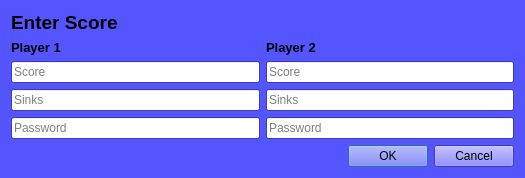
<?xml version="1.0" encoding="UTF-8"?>
<ui version="4.0">
 <class>Dialog</class>
 <widget class="QDialog" name="Dialog">
  <property name="geometry">
   <rect>
    <x>0</x>
    <y>0</y>
    <width>525</width>
    <height>170</height>
   </rect>
  </property>
  <property name="palette">
   <palette>
    <active>
     <colorrole role="WindowText">
      <brush brushstyle="SolidPattern">
       <color alpha="255">
        <red>0</red>
        <green>0</green>
        <blue>0</blue>
       </color>
      </brush>
     </colorrole>
     <colorrole role="Button">
      <brush brushstyle="SolidPattern">
       <color alpha="255">
        <red>85</red>
        <green>85</green>
        <blue>255</blue>
       </color>
      </brush>
     </colorrole>
     <colorrole role="Light">
      <brush brushstyle="SolidPattern">
       <color alpha="255">
        <red>213</red>
        <green>213</green>
        <blue>255</blue>
       </color>
      </brush>
     </colorrole>
     <colorrole role="Midlight">
      <brush brushstyle="SolidPattern">
       <color alpha="255">
        <red>149</red>
        <green>149</green>
        <blue>255</blue>
       </color>
      </brush>
     </colorrole>
     <colorrole role="Dark">
      <brush brushstyle="SolidPattern">
       <color alpha="255">
        <red>42</red>
        <green>42</green>
        <blue>127</blue>
       </color>
      </brush>
     </colorrole>
     <colorrole role="Mid">
      <brush brushstyle="SolidPattern">
       <color alpha="255">
        <red>56</red>
        <green>56</green>
        <blue>170</blue>
       </color>
      </brush>
     </colorrole>
     <colorrole role="Text">
      <brush brushstyle="SolidPattern">
       <color alpha="255">
        <red>0</red>
        <green>0</green>
        <blue>0</blue>
       </color>
      </brush>
     </colorrole>
     <colorrole role="BrightText">
      <brush brushstyle="SolidPattern">
       <color alpha="255">
        <red>255</red>
        <green>255</green>
        <blue>255</blue>
       </color>
      </brush>
     </colorrole>
     <colorrole role="ButtonText">
      <brush brushstyle="SolidPattern">
       <color alpha="255">
        <red>0</red>
        <green>0</green>
        <blue>0</blue>
       </color>
      </brush>
     </colorrole>
     <colorrole role="Base">
      <brush brushstyle="SolidPattern">
       <color alpha="255">
        <red>255</red>
        <green>255</green>
        <blue>255</blue>
       </color>
      </brush>
     </colorrole>
     <colorrole role="Window">
      <brush brushstyle="SolidPattern">
       <color alpha="255">
        <red>85</red>
        <green>85</green>
        <blue>255</blue>
       </color>
      </brush>
     </colorrole>
     <colorrole role="Shadow">
      <brush brushstyle="SolidPattern">
       <color alpha="255">
        <red>0</red>
        <green>0</green>
        <blue>0</blue>
       </color>
      </brush>
     </colorrole>
     <colorrole role="AlternateBase">
      <brush brushstyle="SolidPattern">
       <color alpha="255">
        <red>170</red>
        <green>170</green>
        <blue>255</blue>
       </color>
      </brush>
     </colorrole>
     <colorrole role="ToolTipBase">
      <brush brushstyle="SolidPattern">
       <color alpha="255">
        <red>255</red>
        <green>255</green>
        <blue>220</blue>
       </color>
      </brush>
     </colorrole>
     <colorrole role="ToolTipText">
      <brush brushstyle="SolidPattern">
       <color alpha="255">
        <red>0</red>
        <green>0</green>
        <blue>0</blue>
       </color>
      </brush>
     </colorrole>
    </active>
    <inactive>
     <colorrole role="WindowText">
      <brush brushstyle="SolidPattern">
       <color alpha="255">
        <red>0</red>
        <green>0</green>
        <blue>0</blue>
       </color>
      </brush>
     </colorrole>
     <colorrole role="Button">
      <brush brushstyle="SolidPattern">
       <color alpha="255">
        <red>85</red>
        <green>85</green>
        <blue>255</blue>
       </color>
      </brush>
     </colorrole>
     <colorrole role="Light">
      <brush brushstyle="SolidPattern">
       <color alpha="255">
        <red>213</red>
        <green>213</green>
        <blue>255</blue>
       </color>
      </brush>
     </colorrole>
     <colorrole role="Midlight">
      <brush brushstyle="SolidPattern">
       <color alpha="255">
        <red>149</red>
        <green>149</green>
        <blue>255</blue>
       </color>
      </brush>
     </colorrole>
     <colorrole role="Dark">
      <brush brushstyle="SolidPattern">
       <color alpha="255">
        <red>42</red>
        <green>42</green>
        <blue>127</blue>
       </color>
      </brush>
     </colorrole>
     <colorrole role="Mid">
      <brush brushstyle="SolidPattern">
       <color alpha="255">
        <red>56</red>
        <green>56</green>
        <blue>170</blue>
       </color>
      </brush>
     </colorrole>
     <colorrole role="Text">
      <brush brushstyle="SolidPattern">
       <color alpha="255">
        <red>0</red>
        <green>0</green>
        <blue>0</blue>
       </color>
      </brush>
     </colorrole>
     <colorrole role="BrightText">
      <brush brushstyle="SolidPattern">
       <color alpha="255">
        <red>255</red>
        <green>255</green>
        <blue>255</blue>
       </color>
      </brush>
     </colorrole>
     <colorrole role="ButtonText">
      <brush brushstyle="SolidPattern">
       <color alpha="255">
        <red>0</red>
        <green>0</green>
        <blue>0</blue>
       </color>
      </brush>
     </colorrole>
     <colorrole role="Base">
      <brush brushstyle="SolidPattern">
       <color alpha="255">
        <red>255</red>
        <green>255</green>
        <blue>255</blue>
       </color>
      </brush>
     </colorrole>
     <colorrole role="Window">
      <brush brushstyle="SolidPattern">
       <color alpha="255">
        <red>85</red>
        <green>85</green>
        <blue>255</blue>
       </color>
      </brush>
     </colorrole>
     <colorrole role="Shadow">
      <brush brushstyle="SolidPattern">
       <color alpha="255">
        <red>0</red>
        <green>0</green>
        <blue>0</blue>
       </color>
      </brush>
     </colorrole>
     <colorrole role="AlternateBase">
      <brush brushstyle="SolidPattern">
       <color alpha="255">
        <red>170</red>
        <green>170</green>
        <blue>255</blue>
       </color>
      </brush>
     </colorrole>
     <colorrole role="ToolTipBase">
      <brush brushstyle="SolidPattern">
       <color alpha="255">
        <red>255</red>
        <green>255</green>
        <blue>220</blue>
       </color>
      </brush>
     </colorrole>
     <colorrole role="ToolTipText">
      <brush brushstyle="SolidPattern">
       <color alpha="255">
        <red>0</red>
        <green>0</green>
        <blue>0</blue>
       </color>
      </brush>
     </colorrole>
    </inactive>
    <disabled>
     <colorrole role="WindowText">
      <brush brushstyle="SolidPattern">
       <color alpha="255">
        <red>42</red>
        <green>42</green>
        <blue>127</blue>
       </color>
      </brush>
     </colorrole>
     <colorrole role="Button">
      <brush brushstyle="SolidPattern">
       <color alpha="255">
        <red>85</red>
        <green>85</green>
        <blue>255</blue>
       </color>
      </brush>
     </colorrole>
     <colorrole role="Light">
      <brush brushstyle="SolidPattern">
       <color alpha="255">
        <red>213</red>
        <green>213</green>
        <blue>255</blue>
       </color>
      </brush>
     </colorrole>
     <colorrole role="Midlight">
      <brush brushstyle="SolidPattern">
       <color alpha="255">
        <red>149</red>
        <green>149</green>
        <blue>255</blue>
       </color>
      </brush>
     </colorrole>
     <colorrole role="Dark">
      <brush brushstyle="SolidPattern">
       <color alpha="255">
        <red>42</red>
        <green>42</green>
        <blue>127</blue>
       </color>
      </brush>
     </colorrole>
     <colorrole role="Mid">
      <brush brushstyle="SolidPattern">
       <color alpha="255">
        <red>56</red>
        <green>56</green>
        <blue>170</blue>
       </color>
      </brush>
     </colorrole>
     <colorrole role="Text">
      <brush brushstyle="SolidPattern">
       <color alpha="255">
        <red>42</red>
        <green>42</green>
        <blue>127</blue>
       </color>
      </brush>
     </colorrole>
     <colorrole role="BrightText">
      <brush brushstyle="SolidPattern">
       <color alpha="255">
        <red>255</red>
        <green>255</green>
        <blue>255</blue>
       </color>
      </brush>
     </colorrole>
     <colorrole role="ButtonText">
      <brush brushstyle="SolidPattern">
       <color alpha="255">
        <red>42</red>
        <green>42</green>
        <blue>127</blue>
       </color>
      </brush>
     </colorrole>
     <colorrole role="Base">
      <brush brushstyle="SolidPattern">
       <color alpha="255">
        <red>85</red>
        <green>85</green>
        <blue>255</blue>
       </color>
      </brush>
     </colorrole>
     <colorrole role="Window">
      <brush brushstyle="SolidPattern">
       <color alpha="255">
        <red>85</red>
        <green>85</green>
        <blue>255</blue>
       </color>
      </brush>
     </colorrole>
     <colorrole role="Shadow">
      <brush brushstyle="SolidPattern">
       <color alpha="255">
        <red>0</red>
        <green>0</green>
        <blue>0</blue>
       </color>
      </brush>
     </colorrole>
     <colorrole role="AlternateBase">
      <brush brushstyle="SolidPattern">
       <color alpha="255">
        <red>85</red>
        <green>85</green>
        <blue>255</blue>
       </color>
      </brush>
     </colorrole>
     <colorrole role="ToolTipBase">
      <brush brushstyle="SolidPattern">
       <color alpha="255">
        <red>255</red>
        <green>255</green>
        <blue>220</blue>
       </color>
      </brush>
     </colorrole>
     <colorrole role="ToolTipText">
      <brush brushstyle="SolidPattern">
       <color alpha="255">
        <red>0</red>
        <green>0</green>
        <blue>0</blue>
       </color>
      </brush>
     </colorrole>
    </disabled>
   </palette>
  </property>
  <property name="windowTitle">
   <string>Enter Score</string>
  </property>
  <property name="windowIcon">
   <iconset>
    <normaloff>SAMCrest.bmp</normaloff>SAMCrest.bmp</iconset>
  </property>
  <layout class="QGridLayout" name="gridLayout">
   <item row="2" column="1">
    <widget class="QLineEdit" name="NameEntryBox_6">
     <property name="placeholderText">
      <string>Score</string>
     </property>
    </widget>
   </item>
   <item row="3" column="0">
    <widget class="QLineEdit" name="NameEntryBox_2">
     <property name="placeholderText">
      <string>Sinks</string>
     </property>
    </widget>
   </item>
   <item row="4" column="0">
    <widget class="QLineEdit" name="NameEntryBox_3">
     <property name="text">
      <string/>
     </property>
     <property name="placeholderText">
      <string>Password</string>
     </property>
    </widget>
   </item>
   <item row="1" column="1">
    <widget class="QLabel" name="PasswordRemind_8">
     <property name="font">
      <font>
       <pointsize>10</pointsize>
       <weight>75</weight>
       <bold>true</bold>
      </font>
     </property>
     <property name="text">
      <string>Player 2</string>
     </property>
    </widget>
   </item>
   <item row="1" column="0">
    <widget class="QLabel" name="PasswordRemind">
     <property name="font">
      <font>
       <pointsize>10</pointsize>
       <weight>75</weight>
       <bold>true</bold>
      </font>
     </property>
     <property name="text">
      <string>Player 1</string>
     </property>
    </widget>
   </item>
   <item row="3" column="1">
    <widget class="QLineEdit" name="NameEntryBox_5">
     <property name="placeholderText">
      <string>Sinks</string>
     </property>
    </widget>
   </item>
   <item row="4" column="1">
    <widget class="QLineEdit" name="NameEntryBox_4">
     <property name="text">
      <string/>
     </property>
     <property name="placeholderText">
      <string>Password</string>
     </property>
    </widget>
   </item>
   <item row="2" column="0">
    <widget class="QLineEdit" name="NameEntryBox">
     <property name="placeholderText">
      <string>Score</string>
     </property>
    </widget>
   </item>
   <item row="0" column="0">
    <widget class="QLabel" name="Title">
     <property name="palette">
      <palette>
       <active>
        <colorrole role="WindowText">
         <brush brushstyle="SolidPattern">
          <color alpha="255">
           <red>0</red>
           <green>0</green>
           <blue>0</blue>
          </color>
         </brush>
        </colorrole>
        <colorrole role="Button">
         <brush brushstyle="SolidPattern">
          <color alpha="255">
           <red>85</red>
           <green>85</green>
           <blue>255</blue>
          </color>
         </brush>
        </colorrole>
        <colorrole role="Light">
         <brush brushstyle="SolidPattern">
          <color alpha="255">
           <red>213</red>
           <green>213</green>
           <blue>255</blue>
          </color>
         </brush>
        </colorrole>
        <colorrole role="Midlight">
         <brush brushstyle="SolidPattern">
          <color alpha="255">
           <red>149</red>
           <green>149</green>
           <blue>255</blue>
          </color>
         </brush>
        </colorrole>
        <colorrole role="Dark">
         <brush brushstyle="SolidPattern">
          <color alpha="255">
           <red>42</red>
           <green>42</green>
           <blue>127</blue>
          </color>
         </brush>
        </colorrole>
        <colorrole role="Mid">
         <brush brushstyle="SolidPattern">
          <color alpha="255">
           <red>56</red>
           <green>56</green>
           <blue>170</blue>
          </color>
         </brush>
        </colorrole>
        <colorrole role="Text">
         <brush brushstyle="SolidPattern">
          <color alpha="255">
           <red>0</red>
           <green>0</green>
           <blue>0</blue>
          </color>
         </brush>
        </colorrole>
        <colorrole role="BrightText">
         <brush brushstyle="SolidPattern">
          <color alpha="255">
           <red>255</red>
           <green>255</green>
           <blue>255</blue>
          </color>
         </brush>
        </colorrole>
        <colorrole role="ButtonText">
         <brush brushstyle="SolidPattern">
          <color alpha="255">
           <red>0</red>
           <green>0</green>
           <blue>0</blue>
          </color>
         </brush>
        </colorrole>
        <colorrole role="Base">
         <brush brushstyle="SolidPattern">
          <color alpha="255">
           <red>255</red>
           <green>255</green>
           <blue>255</blue>
          </color>
         </brush>
        </colorrole>
        <colorrole role="Window">
         <brush brushstyle="SolidPattern">
          <color alpha="255">
           <red>85</red>
           <green>85</green>
           <blue>255</blue>
          </color>
         </brush>
        </colorrole>
        <colorrole role="Shadow">
         <brush brushstyle="SolidPattern">
          <color alpha="255">
           <red>0</red>
           <green>0</green>
           <blue>0</blue>
          </color>
         </brush>
        </colorrole>
        <colorrole role="AlternateBase">
         <brush brushstyle="SolidPattern">
          <color alpha="255">
           <red>170</red>
           <green>170</green>
           <blue>255</blue>
          </color>
         </brush>
        </colorrole>
        <colorrole role="ToolTipBase">
         <brush brushstyle="SolidPattern">
          <color alpha="255">
           <red>255</red>
           <green>255</green>
           <blue>220</blue>
          </color>
         </brush>
        </colorrole>
        <colorrole role="ToolTipText">
         <brush brushstyle="SolidPattern">
          <color alpha="255">
           <red>0</red>
           <green>0</green>
           <blue>0</blue>
          </color>
         </brush>
        </colorrole>
       </active>
       <inactive>
        <colorrole role="WindowText">
         <brush brushstyle="SolidPattern">
          <color alpha="255">
           <red>0</red>
           <green>0</green>
           <blue>0</blue>
          </color>
         </brush>
        </colorrole>
        <colorrole role="Button">
         <brush brushstyle="SolidPattern">
          <color alpha="255">
           <red>85</red>
           <green>85</green>
           <blue>255</blue>
          </color>
         </brush>
        </colorrole>
        <colorrole role="Light">
         <brush brushstyle="SolidPattern">
          <color alpha="255">
           <red>213</red>
           <green>213</green>
           <blue>255</blue>
          </color>
         </brush>
        </colorrole>
        <colorrole role="Midlight">
         <brush brushstyle="SolidPattern">
          <color alpha="255">
           <red>149</red>
           <green>149</green>
           <blue>255</blue>
          </color>
         </brush>
        </colorrole>
        <colorrole role="Dark">
         <brush brushstyle="SolidPattern">
          <color alpha="255">
           <red>42</red>
           <green>42</green>
           <blue>127</blue>
          </color>
         </brush>
        </colorrole>
        <colorrole role="Mid">
         <brush brushstyle="SolidPattern">
          <color alpha="255">
           <red>56</red>
           <green>56</green>
           <blue>170</blue>
          </color>
         </brush>
        </colorrole>
        <colorrole role="Text">
         <brush brushstyle="SolidPattern">
          <color alpha="255">
           <red>0</red>
           <green>0</green>
           <blue>0</blue>
          </color>
         </brush>
        </colorrole>
        <colorrole role="BrightText">
         <brush brushstyle="SolidPattern">
          <color alpha="255">
           <red>255</red>
           <green>255</green>
           <blue>255</blue>
          </color>
         </brush>
        </colorrole>
        <colorrole role="ButtonText">
         <brush brushstyle="SolidPattern">
          <color alpha="255">
           <red>0</red>
           <green>0</green>
           <blue>0</blue>
          </color>
         </brush>
        </colorrole>
        <colorrole role="Base">
         <brush brushstyle="SolidPattern">
          <color alpha="255">
           <red>255</red>
           <green>255</green>
           <blue>255</blue>
          </color>
         </brush>
        </colorrole>
        <colorrole role="Window">
         <brush brushstyle="SolidPattern">
          <color alpha="255">
           <red>85</red>
           <green>85</green>
           <blue>255</blue>
          </color>
         </brush>
        </colorrole>
        <colorrole role="Shadow">
         <brush brushstyle="SolidPattern">
          <color alpha="255">
           <red>0</red>
           <green>0</green>
           <blue>0</blue>
          </color>
         </brush>
        </colorrole>
        <colorrole role="AlternateBase">
         <brush brushstyle="SolidPattern">
          <color alpha="255">
           <red>170</red>
           <green>170</green>
           <blue>255</blue>
          </color>
         </brush>
        </colorrole>
        <colorrole role="ToolTipBase">
         <brush brushstyle="SolidPattern">
          <color alpha="255">
           <red>255</red>
           <green>255</green>
           <blue>220</blue>
          </color>
         </brush>
        </colorrole>
        <colorrole role="ToolTipText">
         <brush brushstyle="SolidPattern">
          <color alpha="255">
           <red>0</red>
           <green>0</green>
           <blue>0</blue>
          </color>
         </brush>
        </colorrole>
       </inactive>
       <disabled>
        <colorrole role="WindowText">
         <brush brushstyle="SolidPattern">
          <color alpha="255">
           <red>42</red>
           <green>42</green>
           <blue>127</blue>
          </color>
         </brush>
        </colorrole>
        <colorrole role="Button">
         <brush brushstyle="SolidPattern">
          <color alpha="255">
           <red>85</red>
           <green>85</green>
           <blue>255</blue>
          </color>
         </brush>
        </colorrole>
        <colorrole role="Light">
         <brush brushstyle="SolidPattern">
          <color alpha="255">
           <red>213</red>
           <green>213</green>
           <blue>255</blue>
          </color>
         </brush>
        </colorrole>
        <colorrole role="Midlight">
         <brush brushstyle="SolidPattern">
          <color alpha="255">
           <red>149</red>
           <green>149</green>
           <blue>255</blue>
          </color>
         </brush>
        </colorrole>
        <colorrole role="Dark">
         <brush brushstyle="SolidPattern">
          <color alpha="255">
           <red>42</red>
           <green>42</green>
           <blue>127</blue>
          </color>
         </brush>
        </colorrole>
        <colorrole role="Mid">
         <brush brushstyle="SolidPattern">
          <color alpha="255">
           <red>56</red>
           <green>56</green>
           <blue>170</blue>
          </color>
         </brush>
        </colorrole>
        <colorrole role="Text">
         <brush brushstyle="SolidPattern">
          <color alpha="255">
           <red>42</red>
           <green>42</green>
           <blue>127</blue>
          </color>
         </brush>
        </colorrole>
        <colorrole role="BrightText">
         <brush brushstyle="SolidPattern">
          <color alpha="255">
           <red>255</red>
           <green>255</green>
           <blue>255</blue>
          </color>
         </brush>
        </colorrole>
        <colorrole role="ButtonText">
         <brush brushstyle="SolidPattern">
          <color alpha="255">
           <red>42</red>
           <green>42</green>
           <blue>127</blue>
          </color>
         </brush>
        </colorrole>
        <colorrole role="Base">
         <brush brushstyle="SolidPattern">
          <color alpha="255">
           <red>85</red>
           <green>85</green>
           <blue>255</blue>
          </color>
         </brush>
        </colorrole>
        <colorrole role="Window">
         <brush brushstyle="SolidPattern">
          <color alpha="255">
           <red>85</red>
           <green>85</green>
           <blue>255</blue>
          </color>
         </brush>
        </colorrole>
        <colorrole role="Shadow">
         <brush brushstyle="SolidPattern">
          <color alpha="255">
           <red>0</red>
           <green>0</green>
           <blue>0</blue>
          </color>
         </brush>
        </colorrole>
        <colorrole role="AlternateBase">
         <brush brushstyle="SolidPattern">
          <color alpha="255">
           <red>85</red>
           <green>85</green>
           <blue>255</blue>
          </color>
         </brush>
        </colorrole>
        <colorrole role="ToolTipBase">
         <brush brushstyle="SolidPattern">
          <color alpha="255">
           <red>255</red>
           <green>255</green>
           <blue>220</blue>
          </color>
         </brush>
        </colorrole>
        <colorrole role="ToolTipText">
         <brush brushstyle="SolidPattern">
          <color alpha="255">
           <red>0</red>
           <green>0</green>
           <blue>0</blue>
          </color>
         </brush>
        </colorrole>
       </disabled>
      </palette>
     </property>
     <property name="font">
      <font>
       <pointsize>14</pointsize>
       <weight>75</weight>
       <bold>true</bold>
      </font>
     </property>
     <property name="text">
      <string>Enter Score</string>
     </property>
    </widget>
   </item>
   <item row="5" column="1">
    <widget class="QDialogButtonBox" name="buttonBox">
     <property name="orientation">
      <enum>Qt::Horizontal</enum>
     </property>
     <property name="standardButtons">
      <set>QDialogButtonBox::Cancel|QDialogButtonBox::Ok</set>
     </property>
    </widget>
   </item>
  </layout>
 </widget>
 <resources/>
 <connections>
  <connection>
   <sender>buttonBox</sender>
   <signal>accepted()</signal>
   <receiver>Dialog</receiver>
   <slot>accept()</slot>
   <hints>
    <hint type="sourcelabel">
     <x>248</x>
     <y>254</y>
    </hint>
    <hint type="destinationlabel">
     <x>157</x>
     <y>274</y>
    </hint>
   </hints>
  </connection>
  <connection>
   <sender>buttonBox</sender>
   <signal>rejected()</signal>
   <receiver>Dialog</receiver>
   <slot>reject()</slot>
   <hints>
    <hint type="sourcelabel">
     <x>316</x>
     <y>260</y>
    </hint>
    <hint type="destinationlabel">
     <x>286</x>
     <y>274</y>
    </hint>
   </hints>
  </connection>
 </connections>
</ui>
